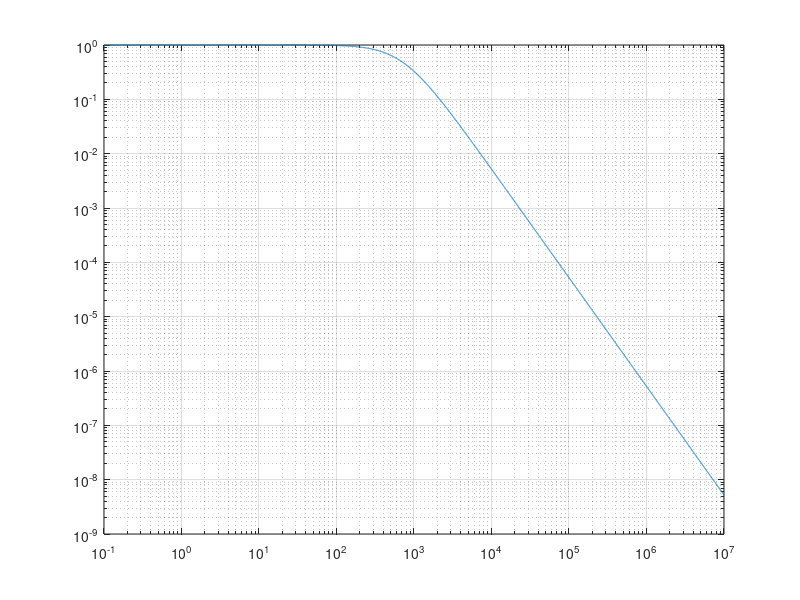

Recreate this plot in MATLAB.
%
% Simulate PWM output
%

clock_freq = 250e6;
pwm_bit_depth = 10;
pwm_freq = clock_freq/2^pwm_bit_depth;
gain = 9.3;
Vin_peak = 0.8;

f = logspace(-1,7,1e4);
w = 2*pi*f;

R1 = 100;
C1 = 8.2e-9 + 2.2e-6;
R2 = 1e3;
Resr = 0;
C2 = .22e-6;
C3 = 0e-6;

% R1 = 100;
% C1 = 8.2e-9;
% R2 = 0*2.2e3;
% Resr = 2.478;
% C2 = 47e-6;
% C3 = 0e-6;

ZC1 = 1./(1i*w*C1);
ZC2 = (1 + 1i*w*Resr*C2)./(1i*w*C2);
ZC2 = (1./ZC2 + 1i*w*C3).^-1;

H = ZC1.*ZC2./(R1.*ZC1 + (R1 + ZC1).*(R2 + ZC2));
H1 = ZC1./(R1 + ZC1).*(1 - ZC1.*R1./(R1.*ZC1 + (R1 + ZC1).*(R2 + ZC2)));

g = @(x) Vin_peak*gain*abs(interp1(f,H,x,'pchip'));
g1 = @(x) Vin_peak*gain*abs(interp1(f,H1,x,'pchip'));

%%
figure(2);%clf;
loglog(f,abs(H));
hold on;
grid on;

fprintf('Amplitude at PWM freq is %.3f mV\n',1e3*g(pwm_freq));
